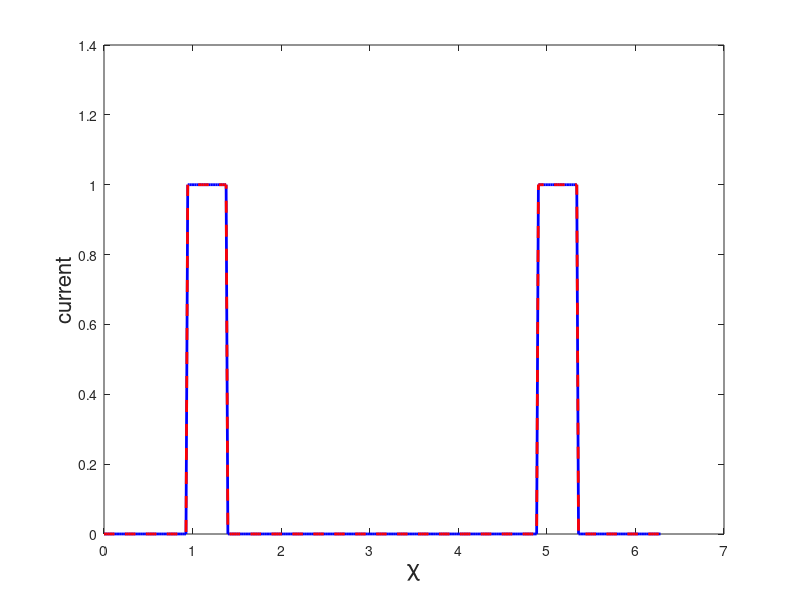
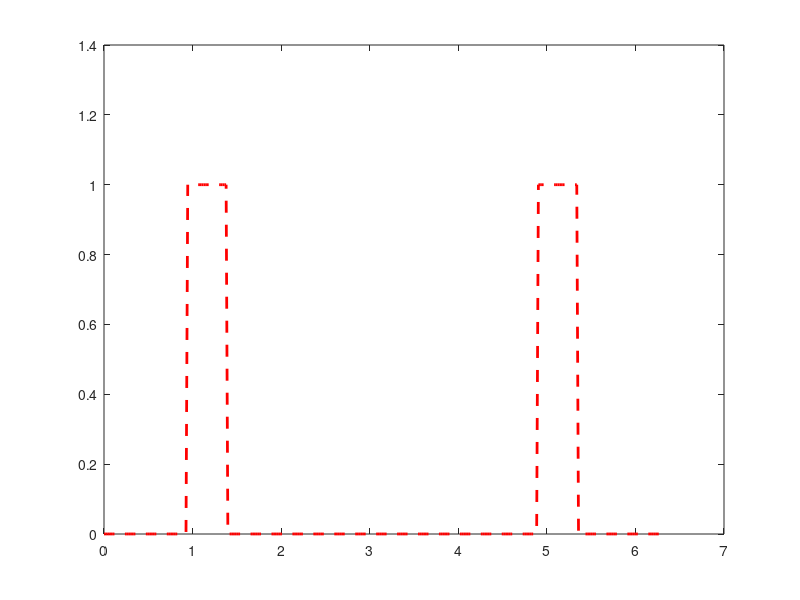
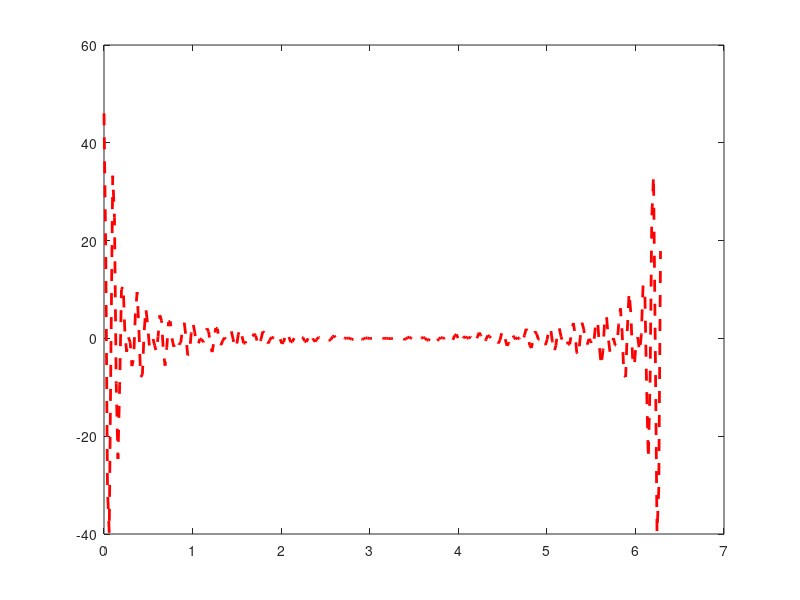
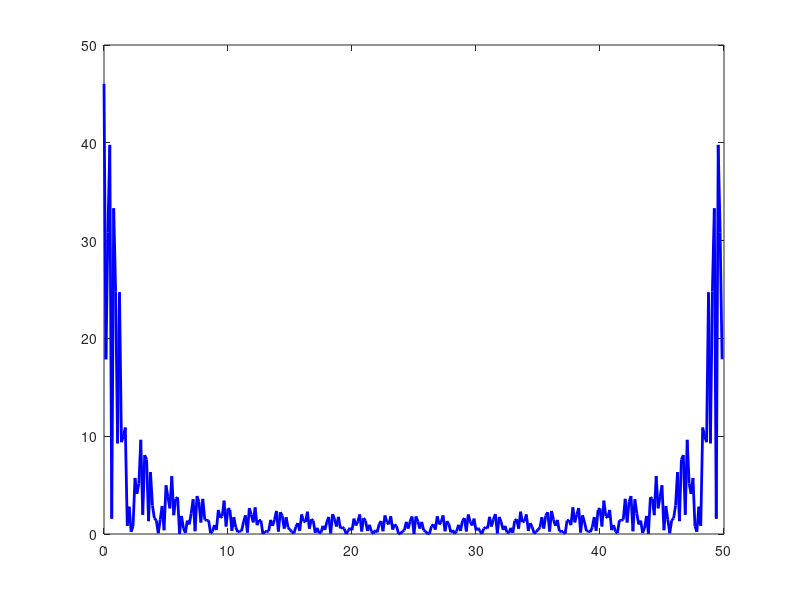

MATLAB code for these plots, in order:
% fft for psp

% build psp(chi)
Mac.psp    = [0.12552176E+01 0.3 0.44; 0.12552176E+01 -0.44 -0.3];   % thin new (0.4,-0.4)

k=1;
rc   = Mac.psp(k,1);
chi1 = Mac.psp(k,2)*pi;
chi2 = Mac.psp(k,3)*pi;

k=2;
chi3 = Mac.psp(k,2)*pi+2*pi;
chi4 = Mac.psp(k,3)*pi+2*pi;

Nchi = 320;
current = zeros(Nchi,1);
current(:) = 1e-4;
chi = linspace(0,2*pi,Nchi);
[lchi,II1]=min(abs(chi-chi1));
[lchi,II2]=min(abs(chi-chi2)); 
[lchi,II3]=min(abs(chi-chi3));
[lchi,II4]=min(abs(chi-chi4)); 
current(II1:II2,1)=1;
current(II3:II4,1)=1;

figure(1);
plot(chi,current,'b-','LineWidth',2), hold on
xlabel('\chi','FontSize',16)
ylabel('current','FontSize',16)

Y=fft(current);

j_new=ifft(Y);
figure(2);
plot(chi,j_new,'r--','LineWidth',2), hold on
figure(3);
plot(chi,Y,'r--','LineWidth',2), hold on


fs = 50;   % sampling frequency
Ts = 1/fs;  % sample time
N  = 320;   % length of signal
%N  = 80;
n  = 0:N-1;
t  = n*Ts;  % time vector

Y1 = fft(current,N);
f = (0:N-1)'*fs/N;

figure(4);
plot(f,abs(Y1),'b-','LineWidth',2), hold on

current_new = ifft(Y1);
nn=length(current_new);
chi1 = linspace(0,2*pi,nn);

figure(1);
plot(chi1,current_new,'r--','LineWidth',2), hold on
